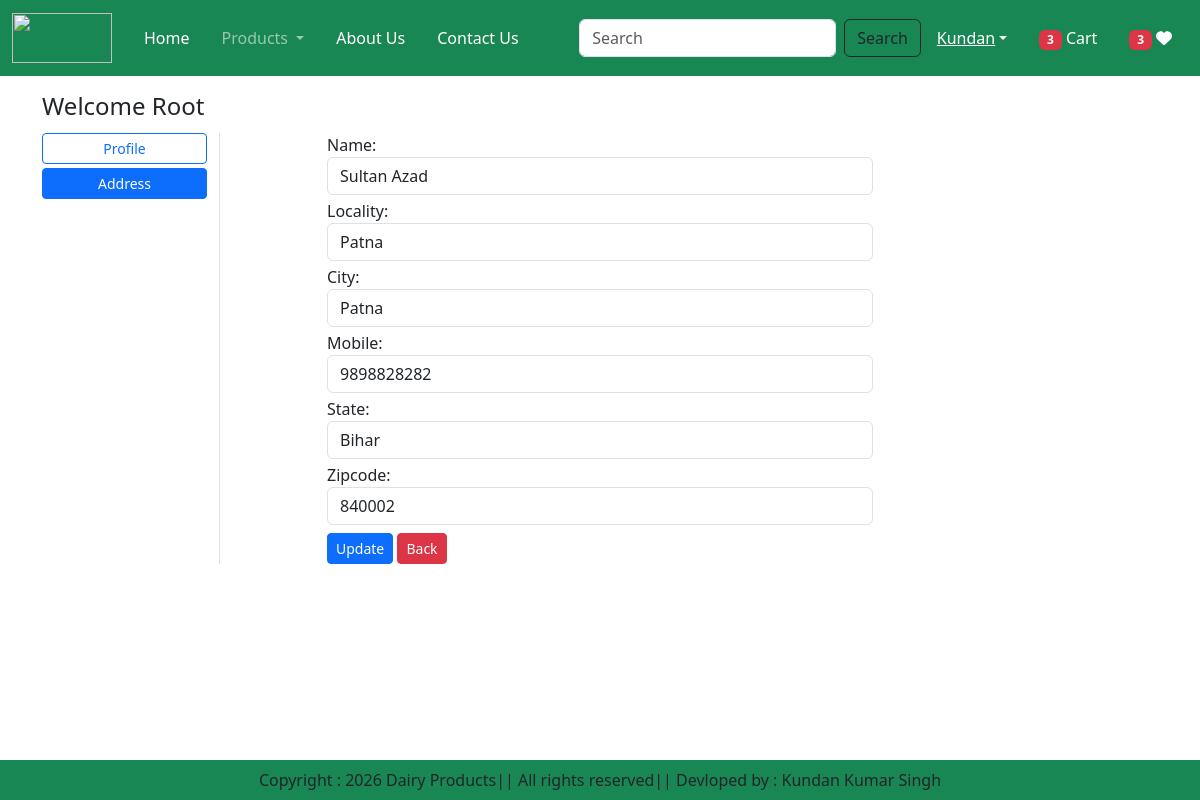
Screenshot of /updateAddress/1 (signed in) with the database file from the repository.
### app/models.py (models this page shows, shortened)
class Customer(models.Model):
    user = models.ForeignKey(User, on_delete=models.CASCADE)
    name = models.CharField(max_length=200)
    locality = models.CharField(max_length=200)
    city = models.CharField(max_length=50)
    mobile = models.IntegerField(default=0)
    zipcode = models.IntegerField()
    state = models.CharField(choices=STATE_CHOICES, max_length=100)

### app/views.py (the view, shortened to what this page needs)
# urls.py: path("updateAddress/<int:pk>", views.updateAddress.as_view(), name="updateAddress"),
@method_decorator(login_required,name='dispatch')
class updateAddress(LoginRequiredMixin,View):
    def get(self,request,pk):
        add = Customer.objects.get(pk=pk,user=request.user)
        form = CustomerProfileForm(instance=add)
        totalitem = 0
        wishitem = 0
        if request.user.is_authenticated:
            totalitem = len(Cart.objects.filter(user=request.user))
            wishitem = len(Wishlist.objects.filter(user=request.user))
        return render(request,'app/updateAddress.html',locals())

### app/forms.py
class CustomerProfileForm(forms.ModelForm):
    class Meta:
        model = Customer
        fields=['name','locality','city','mobile','state','zipcode']
        widgets = {
            'name': forms.TextInput(attrs={'class': 'form-control'}),
            'locality': forms.TextInput(attrs={'class': 'form-control'}),
            'city': forms.TextInput(attrs={'class': 'form-control'}),
            'mobile': forms.NumberInput(attrs={'class': 'form-control'}),
            'state': forms.Select(attrs={'class': 'form-control'}),
            'zipcode': forms.NumberInput(attrs={'class': 'form-control'}),
        }

### app/templates/app/updateAddress.html (shortened to what this page needs)
{% extends 'app/base.html' %}
{% load static %}
{% block main-content %}
<div class="container my-3">
    <div class="row mb-2">
        <h4 class="mb-1">
            Welcome
            <span class="text-capitalize">{{ request.user }}</span>
        </h4>
    </div>
    <div class="row">
        <div class="col-sm-2 border-end">
            <ul class="list-unstyled mb-1">
                <li class="d-grid mb-1">
                    <a href="{% url 'profile' %}" class="btn btn-sm btn-outline-primary">
                        Profile
                    </a>
                </li>
                <li class="d-grid">
                    <a href="{% url 'address' %}" class="btn btn-sm btn-primary">
                        Address
                    </a>
                </li>
            </ul>
        </div>
        <div class="col-sm-6 offset-sm-1">
            <form method="post">
                {% for fm in form %}
                <div class="mb-1">
                    {{ fm.label_tag }}
                    {{ fm }}
                </div>
                {% endfor %}
                <button type="submit" class="btn btn-sm btn-primary mt-1">
                    Update
                </button>
                <a href="{% url 'address' %}" class="btn btn-sm btn-danger mt-1">
                    Back
                </a>
            </form>
        </div>
    </div>
</div>
{% endblock main-content %}

### rows the page displays
Customer: form "Sultan Azad" "Patna" "Patna" "9898828282" "Bihar" "840002"

### other values shown
{{ totalitem }} "3"
{{ wishitem }} "3"
{{ request.user }} "Root"
{{ fm.label_tag }} "Name:" "Locality:" "City:" "Mobile:" "State:" "Zipcode:"
